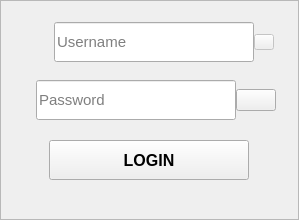
                    <widget class="QWidget" name="page_login">
                     <layout class="QVBoxLayout" name="verticalLayout_10">
                      <property name="leftMargin">
                       <number>0</number>
                      </property>
                      <property name="topMargin">
                       <number>0</number>
                      </property>
                      <property name="rightMargin">
                       <number>0</number>
                      </property>
                      <property name="bottomMargin">
                       <number>0</number>
                      </property>
                      <item>
                       <widget class="QFrame" name="login_frame">
                        <property name="styleSheet">
                         <string notr="true">PpagesFrameStyle</string>
                        </property>
                        <property name="frameShape">
                         <enum>QFrame::StyledPanel</enum>
                        </property>
                        <property name="frameShadow">
                         <enum>QFrame::Raised</enum>
                        </property>
                        <layout class="QVBoxLayout" name="verticalLayout_6">
                         <item>
                          <layout class="QHBoxLayout" name="horizontalLayout_7">
                           <item>
                            <spacer name="horizontalSpacer_9">
                             <property name="orientation">
                              <enum>Qt::Horizontal</enum>
                             </property>
                             <property name="sizeHint" stdset="0">
                              <size>
                               <width>13</width>
                               <height>124</height>
                              </size>
                             </property>
                            </spacer>
                           </item>
                           <item>
                            <layout class="QVBoxLayout" name="verticalLayout_7">
                             <property name="bottomMargin">
                              <number>0</number>
                             </property>
                             <item>
                              <layout class="QHBoxLayout" name="horizontalLayout_4">
                               <item>
                                <widget class="QLabel" name="login_username_icon">
                                 <property name="sizePolicy">
                                  <sizepolicy hsizetype="Fixed" vsizetype="Fixed">
                                   <horstretch>0</horstretch>
                                   <verstretch>0</verstretch>
                                  </sizepolicy>
                                 </property>
                                 <property name="maximumSize">
                                  <size>
                                   <width>25</width>
                                   <height>25</height>
                                  </size>
                                 </property>
                                 <property name="text">
                                  <string/>
                                 </property>
                                 <property name="pixmap">
                                  <pixmap>:/resources/Icons/username.png</pixmap>
                                 </property>
                                 <property name="scaledContents">
                                  <bool>true</bool>
                                 </property>
                                </widget>
                               </item>
                               <item>
                                <layout class="QHBoxLayout" name="horizontalLayout_3">
                                 <property name="spacing">
                                  <number>0</number>
                                 </property>
                                 <item>
                                  <widget class="QLineEdit" name="login_username_lineEdit">
                                   <property name="minimumSize">
                                    <size>
                                     <width>200</width>
                                     <height>40</height>
                                    </size>
                                   </property>
                                   <property name="maximumSize">
                                    <size>
                                     <width>200</width>
                                     <height>16777215</height>
                                    </size>
                                   </property>
                                   <property name="font">
                                    <font>
                                     <pointsize>11</pointsize>
                                    </font>
                                   </property>
                                   <property name="styleSheet">
                                    <string notr="true"/>
                                   </property>
                                   <property name="text">
                                    <string/>
                                   </property>
                                   <property name="placeholderText">
                                    <string>Username</string>
                                   </property>
                                  </widget>
                                 </item>
                                 <item>
                                  <widget class="QPushButton" name="login_temp_btn">
                                   <property name="enabled">
                                    <bool>false</bool>
                                   </property>
                                   <property name="sizePolicy">
                                    <sizepolicy hsizetype="Fixed" vsizetype="Fixed">
                                     <horstretch>0</horstretch>
                                     <verstretch>0</verstretch>
                                    </sizepolicy>
                                   </property>
                                   <property name="minimumSize">
                                    <size>
                                     <width>20</width>
                                     <height>16</height>
                                    </size>
                                   </property>
                                   <property name="maximumSize">
                                    <size>
                                     <width>20</width>
                                     <height>16</height>
                                    </size>
                                   </property>
                                   <property name="styleSheet">
                                    <string notr="true">PtempPushButtonStyle</string>
                                   </property>
                                   <property name="text">
                                    <string/>
                                   </property>
                                  </widget>
                                 </item>
                                </layout>
                               </item>
                              </layout>
                             </item>
                             <item>
                              <layout class="QHBoxLayout" name="horizontalLayout_5">
                               <item>
                                <widget class="QLabel" name="login_password_icon">
                                 <property name="sizePolicy">
                                  <sizepolicy hsizetype="Fixed" vsizetype="Fixed">
                                   <horstretch>0</horstretch>
                                   <verstretch>0</verstretch>
                                  </sizepolicy>
                                 </property>
                                 <property name="maximumSize">
                                  <size>
                                   <width>25</width>
                                   <height>25</height>
                                  </size>
                                 </property>
                                 <property name="text">
                                  <string/>
                                 </property>
                                 <property name="pixmap">
                                  <pixmap>:/resources/Icons/password.png</pixmap>
                                 </property>
                                 <property name="scaledContents">
                                  <bool>true</bool>
                                 </property>
                                </widget>
                               </item>
                               <item>
                                <layout class="QHBoxLayout" name="horizontalLayout_2">
                                 <property name="spacing">
                                  <number>0</number>
                                 </property>
                                 <item>
                                  <widget class="QLineEdit" name="login_password_lineEdit">
                                   <property name="minimumSize">
                                    <size>
                                     <width>200</width>
                                     <height>40</height>
                                    </size>
                                   </property>
                                   <property name="maximumSize">
                                    <size>
                                     <width>200</width>
                                     <height>40</height>
                                    </size>
                                   </property>
                                   <property name="font">
                                    <font>
                                     <pointsize>11</pointsize>
                                    </font>
                                   </property>
                                   <property name="text">
                                    <string/>
                                   </property>
                                   <property name="echoMode">
                                    <enum>QLineEdit::Password</enum>
                                   </property>
                                   <property name="placeholderText">
                                    <string>Password</string>
                                   </property>
                                  </widget>
                                 </item>
                                 <item>
                                  <widget class="QPushButton" name="login_eye_btn">
                                   <property name="sizePolicy">
                                    <sizepolicy hsizetype="Fixed" vsizetype="Fixed">
                                     <horstretch>0</horstretch>
                                     <verstretch>0</verstretch>
                                    </sizepolicy>
                                   </property>
                                   <property name="cursor">
                                    <cursorShape>PointingHandCursor</cursorShape>
                                   </property>
                                   <property name="styleSheet">
                                    <string notr="true">PeyePushButtonStyle</string>
                                   </property>
                                   <property name="text">
                                    <string/>
                                   </property>
                                   <property name="icon">
                                    <iconset>
                                     <normaloff>:/resources/Icons/eye.png</normaloff>:/resources/Icons/eye.png</iconset>
                                   </property>
                                  </widget>
                                 </item>
                                </layout>
                               </item>
                              </layout>
                             </item>
                            </layout>
                           </item>
                           <item>
                            <spacer name="horizontalSpacer_10">
                             <property name="orientation">
                              <enum>Qt::Horizontal</enum>
                             </property>
                             <property name="sizeHint" stdset="0">
                              <size>
                               <width>13</width>
                               <height>124</height>
                              </size>
                             </property>
                            </spacer>
                           </item>
                          </layout>
                         </item>
                         <item>
                          <layout class="QVBoxLayout" name="verticalLayout_36">
                           <property name="spacing">
                            <number>16</number>
                           </property>
                           <item alignment="Qt::AlignHCenter">
                            <widget class="QPushButton" name="login_btn">
                             <property name="minimumSize">
                              <size>
                               <width>200</width>
                               <height>40</height>
                              </size>
                             </property>
                             <property name="maximumSize">
                              <size>
                               <width>200</width>
                               <height>40</height>
                              </size>
                             </property>
                             <property name="font">
                              <font>
                               <pointsize>12</pointsize>
                               <weight>75</weight>
                               <bold>true</bold>
                              </font>
                             </property>
                             <property name="cursor">
                              <cursorShape>PointingHandCursor</cursorShape>
                             </property>
                             <property name="styleSheet">
                              <string notr="true">PpagesMainPushButtonStyle</string>
                             </property>
                             <property name="text">
                              <string>LOGIN</string>
                             </property>
                            </widget>
                           </item>
                           <item>
                            <widget class="QLabel" name="login_message_label">
                             <property name="sizePolicy">
                              <sizepolicy hsizetype="Preferred" vsizetype="Fixed">
                               <horstretch>0</horstretch>
                               <verstretch>0</verstretch>
                              </sizepolicy>
                             </property>
                             <property name="styleSheet">
                              <string notr="true">PmessageLabelStyle</string>
                             </property>
                             <property name="text">
                              <string/>
                             </property>
                             <property name="alignment">
                              <set>Qt::AlignCenter</set>
                             </property>
                            </widget>
                           </item>
                          </layout>
                         </item>
                        </layout>
                       </widget>
                      </item>
                     </layout>
                    </widget>
